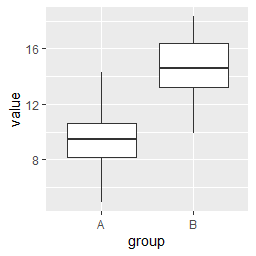

Here is the R script that generated this plot:
library(ggplot2)

# データセットの作成
df <- data.frame(
  group = rep(c("A", "B"), each = 50),
  value = c(rnorm(50, 10, 2), rnorm(50, 15, 2))
)

# 箱ひげ図の作成
ggplot(data = df, aes(x = group, y = value)) + 
  geom_boxplot()
